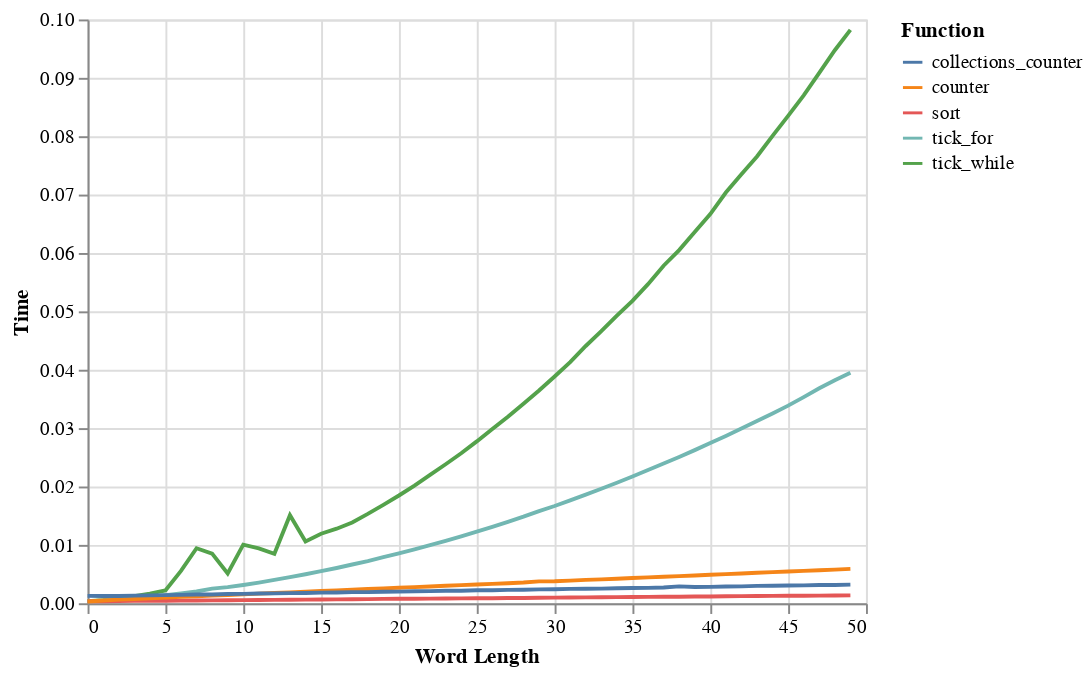

The notebook cell saved with this chart:
### Code cell
from anagram_checker import *
from timeit import timeit
import string
import altair as alt
import pandas as pd

funcs = (
    tick_while,
    tick_for,
    sort,
    counter,
    collections_counter,
    # brute_force,
)

df = pd.DataFrame({
    f.__name__: [timeit(lambda: f("a"*n,"a"*n), number=1000) for n in range(50)] 
    for f in funcs
})

df = df.reset_index().melt(id_vars="index", value_vars=map(lambda f: f.__name__, funcs))
df = df.rename(columns={"variable": "Function", "value": "Time", "index": "Word Length"})

alt.Chart(df).mark_line().encode(
    x="Word Length",
    y="Time",
    color="Function"
)

### Figure 1 — Vega-Lite specification as saved in the notebook (floating-point values rounded to 4 significant figures; data arrays with more than 128 entries replaced by an {"elided": "..."} marker saying what was removed)
{"config": {"view": {"continuousWidth": 400, "continuousHeight": 300}}, "data": {"name": "data-bd03c616fcd8224d51fcf7b119765e67"}, "mark": "line", "encoding": {"color": {"field": "Function", "type": "nominal"}, "x": {"field": "Word Length", "type": "quantitative"}, "y": {"field": "Time", "type": "quantitative"}}, "$schema": "https://vega.github.io/schema/vega-lite/v4.17.0.json", "datasets": {"data-bd03c616fcd8224d51fcf7b119765e67": {"elided": "250 records"}}}
